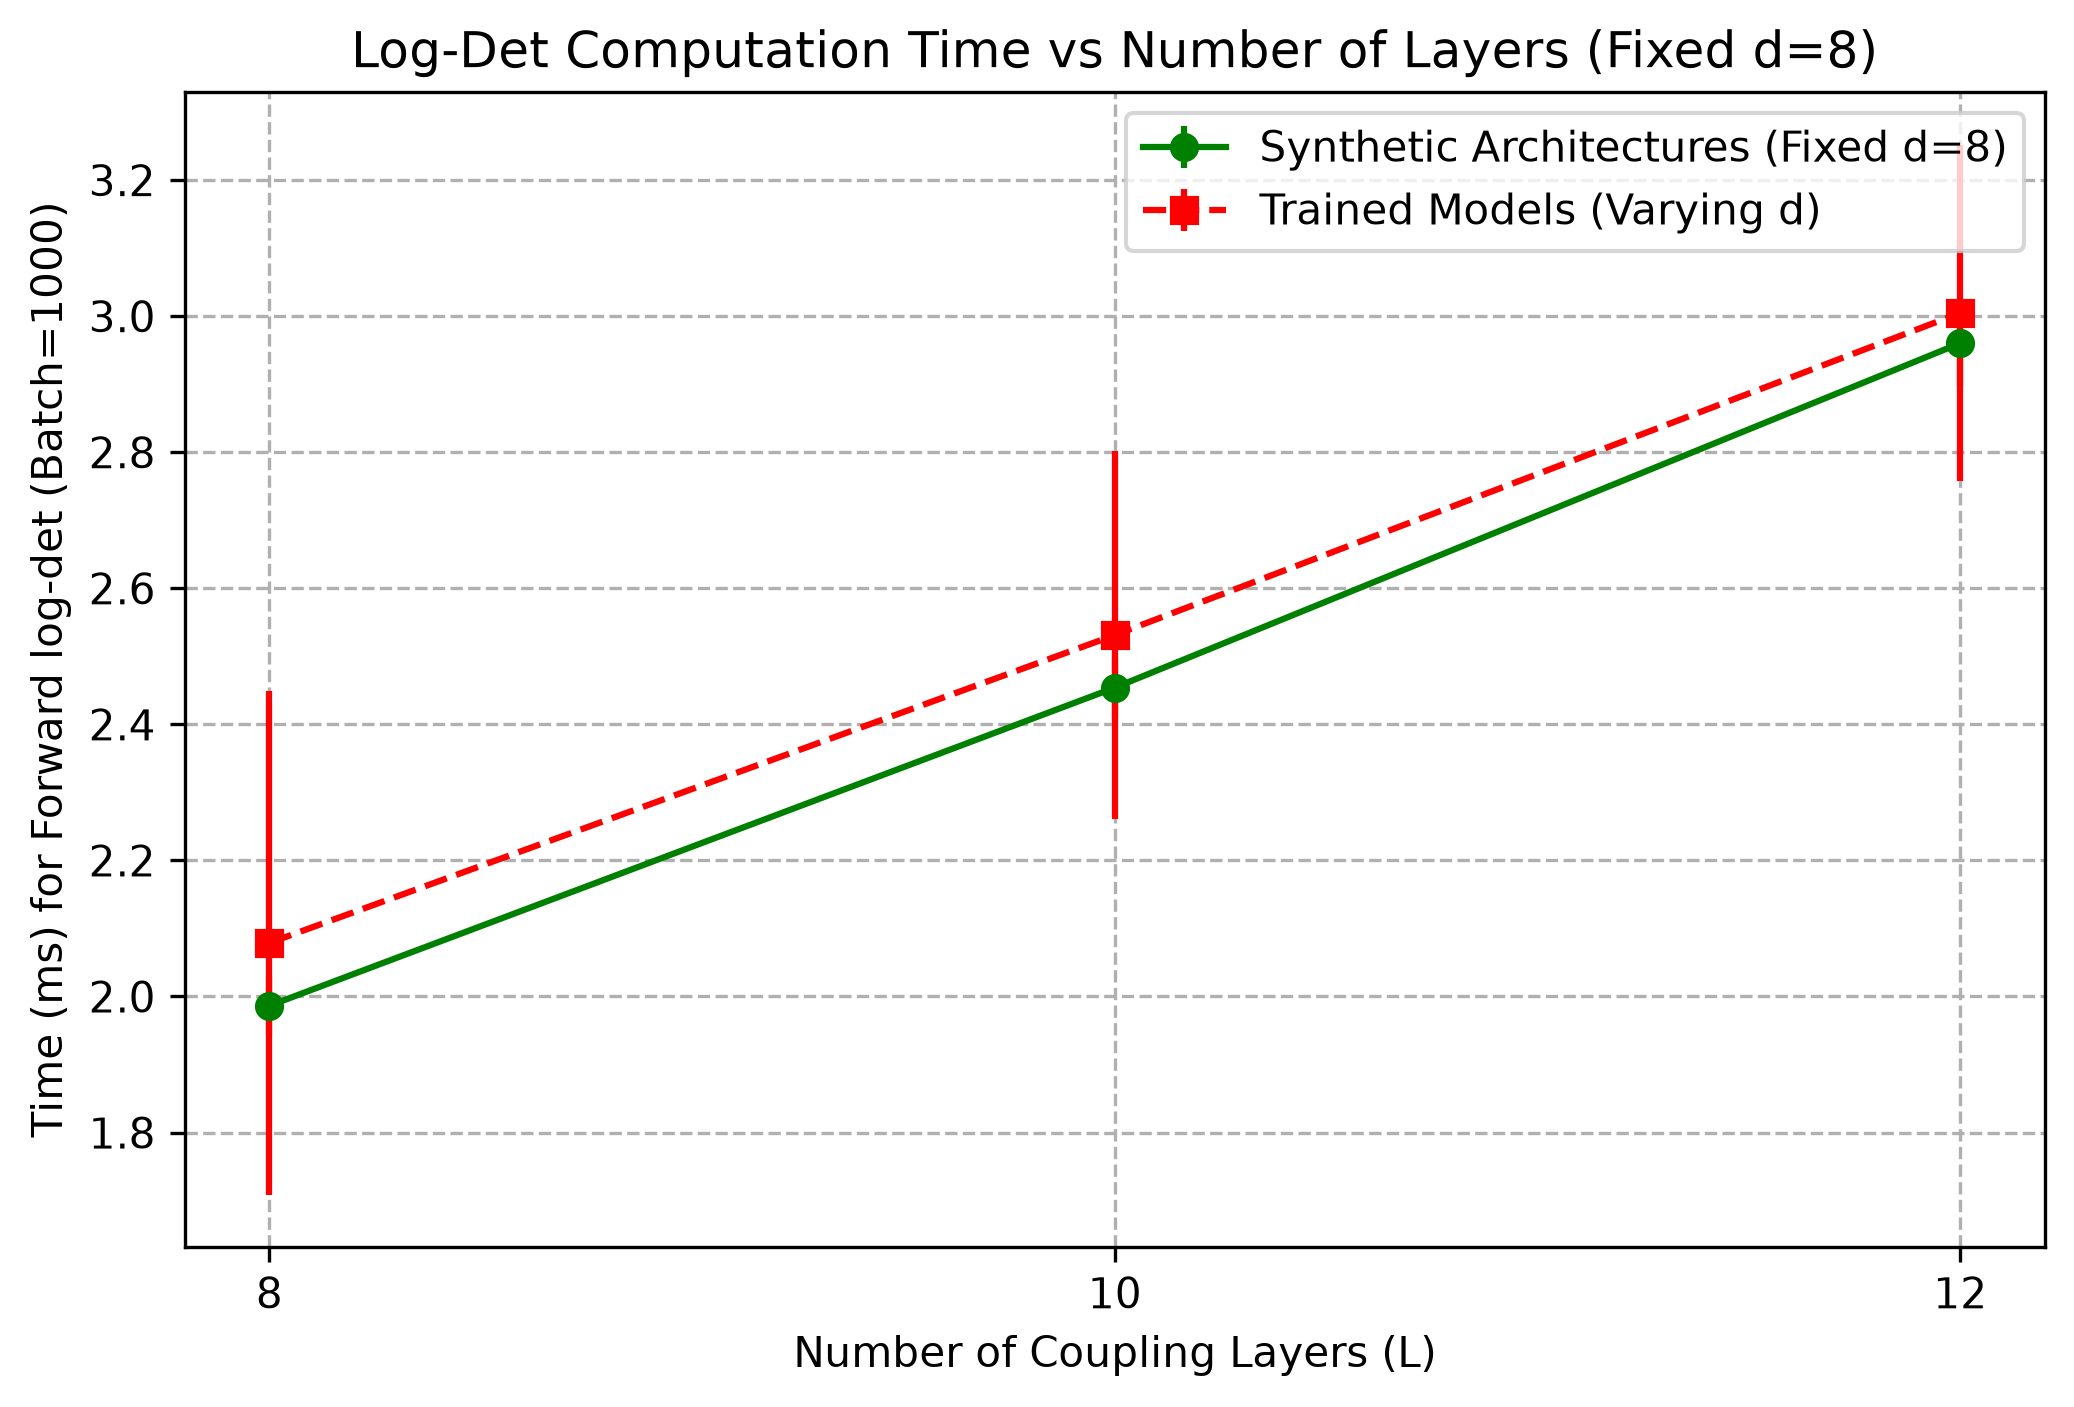

Reproduce this figure in Python.
import torch
import time
import json
import numpy as np
import matplotlib.pyplot as plt
from flow import RealNVPFlow

def measure_time(flow, d, batch_size=1000, n_warmup=10, n_repeats=20):
    device = next(flow.parameters()).device
    z = torch.randn(batch_size, d, device=device)
    for _ in range(n_warmup):
        _ = flow.forward_full(z)
        
    times = []
    for _ in range(n_repeats):
        z = torch.randn(batch_size, d, device=device)
        start = time.perf_counter()
        _ = flow.forward_full(z)
        end = time.perf_counter()
        times.append(end - start)
        
    return np.mean(times), np.std(times)

def main():
    device = "cuda" if torch.cuda.is_available() else "cpu"
    print(f"Using device: {device}")
    
    d_fixed = 8
    
    configs = [
        {"L": 8, "h": 64},   # Matches nt=2 architecture
        {"L": 10, "h": 128}, # Matches nt=4 architecture
        {"L": 12, "h": 128}  # Matches nt=8 architecture
    ]
    
    results = {}
    
    L_vals = []
    times = []
    stds = []
    
    for cfg in configs:
        L = cfg["L"]
        h = cfg["h"]
        flow = RealNVPFlow(dim=d_fixed, n_coupling_layers=L, hidden_dim=h).to(device)
        flow.eval()
        with torch.no_grad():
            t_mean, t_std = measure_time(flow, d_fixed)
            
        key = f"synth_L{L}_h{h}_d{d_fixed}"
        results[key] = {"mean": t_mean, "std": t_std, "L": L, "h": h, "d": d_fixed}
        L_vals.append(L)
        times.append(t_mean)
        stds.append(t_std)
        print(f"Fixed d={d_fixed}, L={L}, h={h}: {t_mean*1000:.3f} ± {t_std*1000:.3f} ms")
        
    # Read existing JSON to update it
    try:
        with open("benchmark_logdet_complexity.json", "r") as f:
            existing_results = json.load(f)
    except FileNotFoundError:
        existing_results = {}
        
    existing_results.update(results)
    
    with open("benchmark_logdet_complexity.json", "w") as f:
        json.dump(existing_results, f, indent=4)
        
    # Plotting: time vs L
    plt.figure(figsize=(8, 5))
    plt.errorbar(L_vals, [t*1000 for t in times], yerr=[s*1000 for s in stds], fmt='o-', color='green', label=f'Synthetic Architectures (Fixed d={d_fixed})')
    
    # Also grab the trained models times from existing json for comparison
    trained_L = [8, 10, 12]
    trained_times = [
        existing_results.get("trained_d4", {}).get("mean", 0) * 1000,
        existing_results.get("trained_d8", {}).get("mean", 0) * 1000,
        existing_results.get("trained_d16", {}).get("mean", 0) * 1000,
    ]
    trained_stds = [
        existing_results.get("trained_d4", {}).get("std", 0) * 1000,
        existing_results.get("trained_d8", {}).get("std", 0) * 1000,
        existing_results.get("trained_d16", {}).get("std", 0) * 1000,
    ]
    
    if all(trained_times):
        plt.errorbar(trained_L, trained_times, yerr=trained_stds, fmt='s--', color='red', label='Trained Models (Varying d)')
        
    plt.xlabel('Number of Coupling Layers (L)')
    plt.ylabel('Time (ms) for Forward log-det (Batch=1000)')
    plt.title(f'Log-Det Computation Time vs Number of Layers (Fixed d={d_fixed})')
    plt.grid(True, which="both", ls="--")
    plt.xticks(L_vals)
    plt.legend()
    
    plt.savefig('benchmark_L_isolation.png', dpi=300, bbox_inches='tight')
    print("Saved benchmark_L_isolation.png")

if __name__ == "__main__":
    main()
